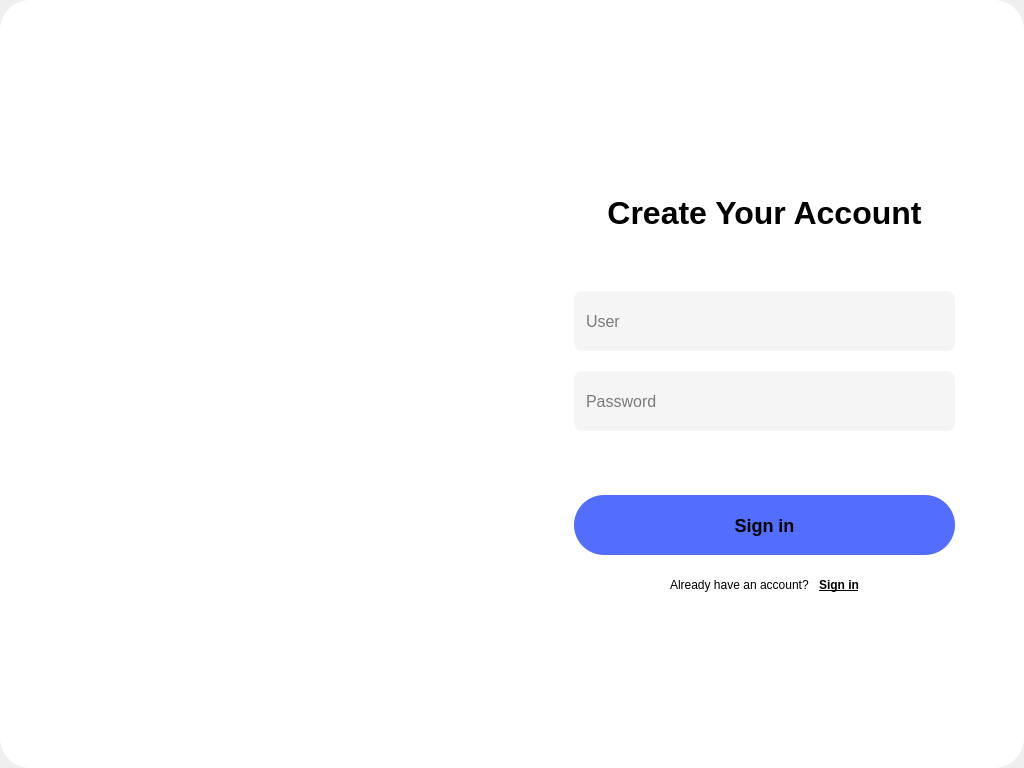
<?xml version="1.0" encoding="UTF-8"?>
<ui version="4.0">
 <class>MainWindow</class>
 <widget class="QMainWindow" name="MainWindow">
  <property name="geometry">
   <rect>
    <x>0</x>
    <y>0</y>
    <width>1024</width>
    <height>768</height>
   </rect>
  </property>
  <property name="windowTitle">
   <string>MainWindow</string>
  </property>
  <property name="styleSheet">
   <string notr="true">*{
	font: 14px &quot;Microsoft YaHei&quot;;
}</string>
  </property>
  <widget class="QWidget" name="centralwidget">
   <property name="contextMenuPolicy">
    <enum>Qt::NoContextMenu</enum>
   </property>
   <property name="styleSheet">
    <string notr="true"/>
   </property>
   <layout class="QHBoxLayout" name="horizontalLayout_5" stretch="0">
    <property name="spacing">
     <number>0</number>
    </property>
    <property name="leftMargin">
     <number>0</number>
    </property>
    <property name="topMargin">
     <number>0</number>
    </property>
    <property name="rightMargin">
     <number>0</number>
    </property>
    <property name="bottomMargin">
     <number>0</number>
    </property>
    <item>
     <widget class="QFrame" name="frame">
      <property name="styleSheet">
       <string notr="true">QFrame{
	border-radius:30px;
	background-color: white;
}</string>
      </property>
      <layout class="QHBoxLayout" name="horizontalLayout_4" stretch="1,1">
       <item>
        <widget class="QFrame" name="leftFrame">
         <property name="styleSheet">
          <string notr="true"/>
         </property>
         <layout class="QHBoxLayout" name="horizontalLayout_6">
          <property name="leftMargin">
           <number>0</number>
          </property>
          <property name="topMargin">
           <number>150</number>
          </property>
          <property name="rightMargin">
           <number>0</number>
          </property>
          <property name="bottomMargin">
           <number>150</number>
          </property>
          <item>
           <widget class="QLabel" name="label_3">
            <property name="sizePolicy">
             <sizepolicy hsizetype="Fixed" vsizetype="Fixed">
              <horstretch>0</horstretch>
              <verstretch>0</verstretch>
             </sizepolicy>
            </property>
            <property name="minimumSize">
             <size>
              <width>400</width>
              <height>350</height>
             </size>
            </property>
            <property name="maximumSize">
             <size>
              <width>400</width>
              <height>350</height>
             </size>
            </property>
            <property name="styleSheet">
             <string notr="true">border-image: url(:/img/welcome.svg);</string>
            </property>
            <property name="text">
             <string/>
            </property>
            <property name="scaledContents">
             <bool>false</bool>
            </property>
            <property name="alignment">
             <set>Qt::AlignCenter</set>
            </property>
           </widget>
          </item>
         </layout>
        </widget>
       </item>
       <item>
        <widget class="QFrame" name="rightFrame">
         <layout class="QVBoxLayout" name="verticalLayout_3">
          <property name="rightMargin">
           <number>10</number>
          </property>
          <item>
           <layout class="QHBoxLayout" name="horizontalLayout_3">
            <property name="leftMargin">
             <number>0</number>
            </property>
            <property name="topMargin">
             <number>0</number>
            </property>
            <property name="rightMargin">
             <number>0</number>
            </property>
            <item>
             <spacer name="horizontalSpacer_4">
              <property name="orientation">
               <enum>Qt::Horizontal</enum>
              </property>
              <property name="sizeHint" stdset="0">
               <size>
                <width>40</width>
                <height>20</height>
               </size>
              </property>
             </spacer>
            </item>
            <item>
             <widget class="QPushButton" name="closeButton">
              <property name="styleSheet">
               <string notr="true">QPushButton{
	border: none;
	background: none;
}</string>
              </property>
              <property name="text">
               <string/>
              </property>
              <property name="icon">
               <iconset resource="img.qrc">
                <normaloff>:/img/close.svg</normaloff>:/img/close.svg</iconset>
              </property>
              <property name="iconSize">
               <size>
                <width>24</width>
                <height>24</height>
               </size>
              </property>
             </widget>
            </item>
           </layout>
          </item>
          <item>
           <widget class="QStackedWidget" name="stackedWidget">
            <property name="currentIndex">
             <number>1</number>
            </property>
            <widget class="QWidget" name="signinPage">
             <widget class="QFrame" name="loginForm">
              <property name="geometry">
               <rect>
                <x>0</x>
                <y>0</y>
                <width>481</width>
                <height>701</height>
               </rect>
              </property>
              <layout class="QVBoxLayout" name="verticalLayout">
               <property name="spacing">
                <number>20</number>
               </property>
               <property name="sizeConstraint">
                <enum>QLayout::SetMaximumSize</enum>
               </property>
               <property name="leftMargin">
                <number>50</number>
               </property>
               <property name="rightMargin">
                <number>50</number>
               </property>
               <item>
                <spacer name="verticalSpacer_2">
                 <property name="orientation">
                  <enum>Qt::Vertical</enum>
                 </property>
                 <property name="sizeHint" stdset="0">
                  <size>
                   <width>20</width>
                   <height>40</height>
                  </size>
                 </property>
                </spacer>
               </item>
               <item>
                <widget class="QLabel" name="label_2">
                 <property name="styleSheet">
                  <string notr="true">QLabel{
	font-size: 32px;
	font-weight: bold;
}</string>
                 </property>
                 <property name="text">
                  <string>Welcome back!</string>
                 </property>
                 <property name="alignment">
                  <set>Qt::AlignCenter</set>
                 </property>
                </widget>
               </item>
               <item>
                <spacer name="verticalSpacer_3">
                 <property name="orientation">
                  <enum>Qt::Vertical</enum>
                 </property>
                 <property name="sizeType">
                  <enum>QSizePolicy::Maximum</enum>
                 </property>
                 <property name="sizeHint" stdset="0">
                  <size>
                   <width>20</width>
                   <height>40</height>
                  </size>
                 </property>
                </spacer>
               </item>
               <item>
                <widget class="QLineEdit" name="lineEdit">
                 <property name="styleSheet">
                  <string notr="true">QLineEdit{
	font-size: 16px;
	border-radius: 8px;
	background: whitesmoke;
	padding: 10px;
	min-height:40px;
	max-height:40px;
}</string>
                 </property>
                 <property name="inputMask">
                  <string/>
                 </property>
                 <property name="text">
                  <string/>
                 </property>
                 <property name="placeholderText">
                  <string>User</string>
                 </property>
                </widget>
               </item>
               <item>
                <widget class="QLineEdit" name="lineEdit_2">
                 <property name="styleSheet">
                  <string notr="true">QLineEdit{
	font-size: 16px;
	border-radius: 8px;
	background: whitesmoke;
	padding: 10px;
	min-height:40px;
	max-height:40px;
}</string>
                 </property>
                 <property name="inputMask">
                  <string/>
                 </property>
                 <property name="text">
                  <string/>
                 </property>
                 <property name="echoMode">
                  <enum>QLineEdit::Password</enum>
                 </property>
                 <property name="placeholderText">
                  <string>Password</string>
                 </property>
                </widget>
               </item>
               <item>
                <layout class="QHBoxLayout" name="horizontalLayout">
                 <item>
                  <widget class="QCheckBox" name="checkBox">
                   <property name="text">
                    <string>Remember me</string>
                   </property>
                   <property name="iconSize">
                    <size>
                     <width>16</width>
                     <height>16</height>
                    </size>
                   </property>
                  </widget>
                 </item>
                 <item>
                  <spacer name="horizontalSpacer">
                   <property name="orientation">
                    <enum>Qt::Horizontal</enum>
                   </property>
                   <property name="sizeHint" stdset="0">
                    <size>
                     <width>40</width>
                     <height>20</height>
                    </size>
                   </property>
                  </spacer>
                 </item>
                 <item>
                  <widget class="QPushButton" name="pushButton_2">
                   <property name="styleSheet">
                    <string notr="true">QPushButton{
	font-weight: bold;
	border: none;
	background: none;
	text-decoration: underline;
}</string>
                   </property>
                   <property name="text">
                    <string>Forgot my password</string>
                   </property>
                  </widget>
                 </item>
                </layout>
               </item>
               <item>
                <widget class="QPushButton" name="signinButton">
                 <property name="minimumSize">
                  <size>
                   <width>0</width>
                   <height>60</height>
                  </size>
                 </property>
                 <property name="styleSheet">
                  <string notr="true">QPushButton{
	font-size: 18px;
	font-weight: bold;
	border-radius: 30px;
	background: #536DFE;
	padding: 10px;
	min-height:40px;
	max-height:40px;
}</string>
                 </property>
                 <property name="text">
                  <string>Sign in</string>
                 </property>
                </widget>
               </item>
               <item>
                <layout class="QHBoxLayout" name="horizontalLayout_2">
                 <property name="spacing">
                  <number>10</number>
                 </property>
                 <property name="leftMargin">
                  <number>0</number>
                 </property>
                 <property name="topMargin">
                  <number>0</number>
                 </property>
                 <property name="rightMargin">
                  <number>0</number>
                 </property>
                 <property name="bottomMargin">
                  <number>0</number>
                 </property>
                 <item>
                  <spacer name="horizontalSpacer_2">
                   <property name="orientation">
                    <enum>Qt::Horizontal</enum>
                   </property>
                   <property name="sizeHint" stdset="0">
                    <size>
                     <width>40</width>
                     <height>20</height>
                    </size>
                   </property>
                  </spacer>
                 </item>
                 <item>
                  <widget class="QLabel" name="label">
                   <property name="text">
                    <string>Don't have an account?</string>
                   </property>
                  </widget>
                 </item>
                 <item>
                  <widget class="QPushButton" name="goSignupButton">
                   <property name="styleSheet">
                    <string notr="true">QPushButton{
	font-weight: bold;
	border: none;
	background: none;
	text-decoration: underline;
}</string>
                   </property>
                   <property name="text">
                    <string>Sign up</string>
                   </property>
                  </widget>
                 </item>
                 <item>
                  <spacer name="horizontalSpacer_3">
                   <property name="orientation">
                    <enum>Qt::Horizontal</enum>
                   </property>
                   <property name="sizeHint" stdset="0">
                    <size>
                     <width>40</width>
                     <height>20</height>
                    </size>
                   </property>
                  </spacer>
                 </item>
                </layout>
               </item>
               <item>
                <spacer name="verticalSpacer">
                 <property name="orientation">
                  <enum>Qt::Vertical</enum>
                 </property>
                 <property name="sizeType">
                  <enum>QSizePolicy::Expanding</enum>
                 </property>
                 <property name="sizeHint" stdset="0">
                  <size>
                   <width>20</width>
                   <height>40</height>
                  </size>
                 </property>
                </spacer>
               </item>
              </layout>
             </widget>
            </widget>
            <widget class="QWidget" name="signupPage">
             <widget class="QFrame" name="loginForm_2">
              <property name="geometry">
               <rect>
                <x>0</x>
                <y>0</y>
                <width>481</width>
                <height>701</height>
               </rect>
              </property>
              <layout class="QVBoxLayout" name="verticalLayout_4">
               <property name="spacing">
                <number>20</number>
               </property>
               <property name="sizeConstraint">
                <enum>QLayout::SetMaximumSize</enum>
               </property>
               <property name="leftMargin">
                <number>50</number>
               </property>
               <property name="rightMargin">
                <number>50</number>
               </property>
               <item>
                <spacer name="verticalSpacer_4">
                 <property name="orientation">
                  <enum>Qt::Vertical</enum>
                 </property>
                 <property name="sizeHint" stdset="0">
                  <size>
                   <width>20</width>
                   <height>40</height>
                  </size>
                 </property>
                </spacer>
               </item>
               <item>
                <widget class="QLabel" name="label_4">
                 <property name="styleSheet">
                  <string notr="true">QLabel{
	font-size: 32px;
	font-weight: bold;
}</string>
                 </property>
                 <property name="text">
                  <string>Create Your Account</string>
                 </property>
                 <property name="alignment">
                  <set>Qt::AlignCenter</set>
                 </property>
                </widget>
               </item>
               <item>
                <spacer name="verticalSpacer_5">
                 <property name="orientation">
                  <enum>Qt::Vertical</enum>
                 </property>
                 <property name="sizeType">
                  <enum>QSizePolicy::Maximum</enum>
                 </property>
                 <property name="sizeHint" stdset="0">
                  <size>
                   <width>20</width>
                   <height>40</height>
                  </size>
                 </property>
                </spacer>
               </item>
               <item>
                <widget class="QLineEdit" name="lineEdit_3">
                 <property name="styleSheet">
                  <string notr="true">QLineEdit{
	font-size: 16px;
	border-radius: 8px;
	background: whitesmoke;
	padding: 10px;
	min-height:40px;
	max-height:40px;
}</string>
                 </property>
                 <property name="inputMask">
                  <string/>
                 </property>
                 <property name="text">
                  <string/>
                 </property>
                 <property name="placeholderText">
                  <string>User</string>
                 </property>
                </widget>
               </item>
               <item>
                <widget class="QLineEdit" name="lineEdit_4">
                 <property name="styleSheet">
                  <string notr="true">QLineEdit{
	font-size: 16px;
	border-radius: 8px;
	background: whitesmoke;
	padding: 10px;
	min-height:40px;
	max-height:40px;
}</string>
                 </property>
                 <property name="inputMask">
                  <string/>
                 </property>
                 <property name="text">
                  <string/>
                 </property>
                 <property name="echoMode">
                  <enum>QLineEdit::Password</enum>
                 </property>
                 <property name="placeholderText">
                  <string>Password</string>
                 </property>
                </widget>
               </item>
               <item>
                <spacer name="verticalSpacer_7">
                 <property name="orientation">
                  <enum>Qt::Vertical</enum>
                 </property>
                 <property name="sizeType">
                  <enum>QSizePolicy::Maximum</enum>
                 </property>
                 <property name="sizeHint" stdset="0">
                  <size>
                   <width>20</width>
                   <height>44</height>
                  </size>
                 </property>
                </spacer>
               </item>
               <item>
                <widget class="QPushButton" name="signupButton">
                 <property name="minimumSize">
                  <size>
                   <width>0</width>
                   <height>60</height>
                  </size>
                 </property>
                 <property name="styleSheet">
                  <string notr="true">QPushButton{
	font-size: 18px;
	font-weight: bold;
	border-radius: 30px;
	background: #536DFE;
	padding: 10px;
	min-height:40px;
	max-height:40px;
}</string>
                 </property>
                 <property name="text">
                  <string>Sign in</string>
                 </property>
                </widget>
               </item>
               <item>
                <layout class="QHBoxLayout" name="horizontalLayout_7">
                 <property name="spacing">
                  <number>10</number>
                 </property>
                 <property name="leftMargin">
                  <number>0</number>
                 </property>
                 <property name="topMargin">
                  <number>0</number>
                 </property>
                 <property name="rightMargin">
                  <number>0</number>
                 </property>
                 <property name="bottomMargin">
                  <number>0</number>
                 </property>
                 <item>
                  <spacer name="horizontalSpacer_6">
                   <property name="orientation">
                    <enum>Qt::Horizontal</enum>
                   </property>
                   <property name="sizeHint" stdset="0">
                    <size>
                     <width>40</width>
                     <height>20</height>
                    </size>
                   </property>
                  </spacer>
                 </item>
                 <item>
                  <widget class="QLabel" name="label_5">
                   <property name="text">
                    <string>Already have an account?</string>
                   </property>
                  </widget>
                 </item>
                 <item>
                  <widget class="QPushButton" name="goSigninButton">
                   <property name="styleSheet">
                    <string notr="true">QPushButton{
	font-weight: bold;
	border: none;
	background: none;
	text-decoration: underline;
}</string>
                   </property>
                   <property name="text">
                    <string>Sign in</string>
                   </property>
                  </widget>
                 </item>
                 <item>
                  <spacer name="horizontalSpacer_7">
                   <property name="orientation">
                    <enum>Qt::Horizontal</enum>
                   </property>
                   <property name="sizeHint" stdset="0">
                    <size>
                     <width>40</width>
                     <height>20</height>
                    </size>
                   </property>
                  </spacer>
                 </item>
                </layout>
               </item>
               <item>
                <spacer name="verticalSpacer_6">
                 <property name="orientation">
                  <enum>Qt::Vertical</enum>
                 </property>
                 <property name="sizeType">
                  <enum>QSizePolicy::Expanding</enum>
                 </property>
                 <property name="sizeHint" stdset="0">
                  <size>
                   <width>20</width>
                   <height>40</height>
                  </size>
                 </property>
                </spacer>
               </item>
              </layout>
             </widget>
            </widget>
           </widget>
          </item>
         </layout>
        </widget>
       </item>
      </layout>
     </widget>
    </item>
   </layout>
  </widget>
 </widget>
 <resources>
  <include location="img.qrc"/>
 </resources>
 <connections/>
</ui>
